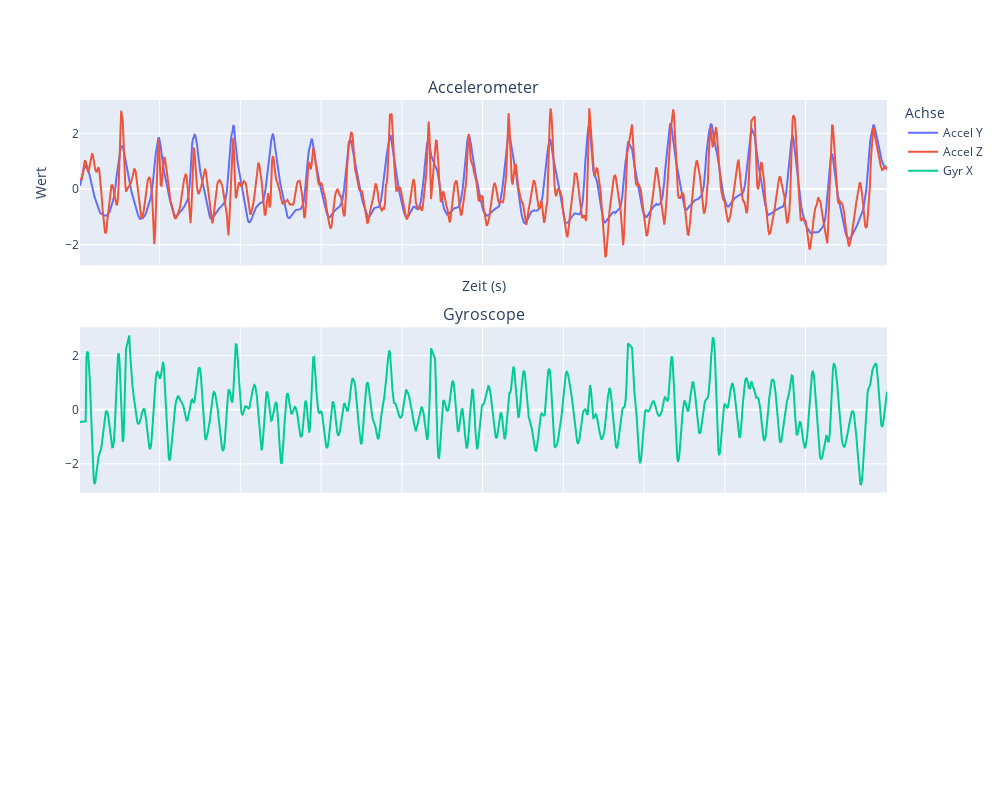

Notebook code for this chart:
### Code cell
plot_normal_df(filtered_df_j_z)

### Figure 1 — Plotly figure (JSON) as saved in the notebook; plotly's stock layout.template omitted (floating-point values rounded to 4 significant figures; data arrays with more than 128 entries replaced by an {"elided": "..."} marker saying what was removed)
{"data": [{"name": "Accel Y", "type": "scatter", "x": {"elided": "986 float values"}, "y": {"elided": "986 float values"}}, {"name": "Accel Z", "type": "scatter", "x": {"elided": "986 float values"}, "y": {"elided": "986 float values"}}, {"marker": {"size": 4}, "name": "Gyr X", "type": "scatter", "x": {"elided": "986 float values"}, "xaxis": "x2", "y": {"elided": "986 float values"}, "yaxis": "y2"}], "layout": {"annotations": [{"font": {"size": 16}, "showarrow": false, "text": "Accelerometer", "x": 0.5, "xanchor": "center", "xref": "paper", "y": 1, "yanchor": "bottom", "yref": "paper"}, {"font": {"size": 16}, "showarrow": false, "text": "Gyroscope", "x": 0.5, "xanchor": "center", "xref": "paper", "y": 0.6333, "yanchor": "bottom", "yref": "paper"}], "height": 800, "legend": {"title": {"text": "Achse"}}, "width": 1000, "xaxis": {"anchor": "y", "domain": [0, 1], "matches": "x3", "showticklabels": false, "title": {"text": "Zeit (s)"}}, "xaxis2": {"anchor": "y2", "domain": [0, 1], "matches": "x3", "showticklabels": false}, "xaxis3": {"anchor": "y3", "domain": [0, 1]}, "yaxis": {"anchor": "x", "domain": [0.7333, 1], "title": {"text": "Wert"}}, "yaxis2": {"anchor": "x2", "domain": [0.3667, 0.6333]}, "yaxis3": {"anchor": "x3", "domain": [0, 0.2667]}}}
